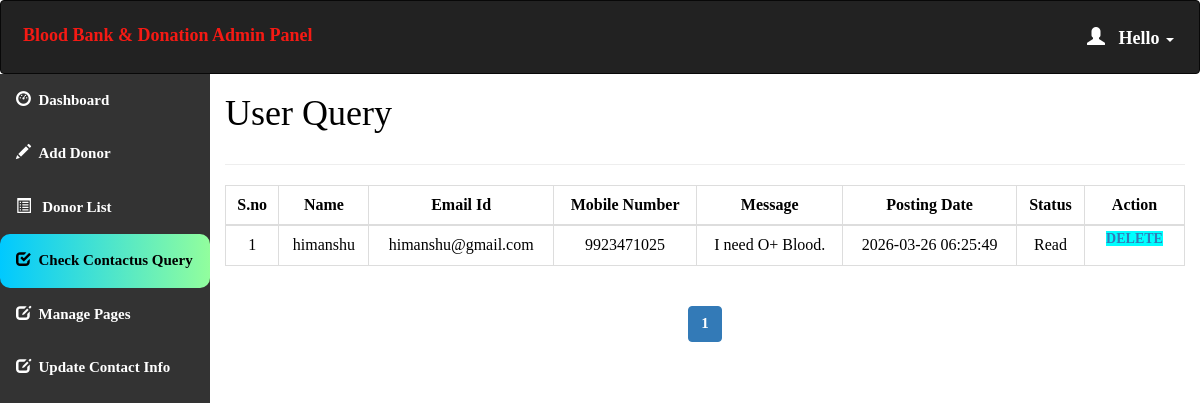
/admin/query.php (signed in), run on the app's committed database.
### tables this page shows
create table contact_query(
query_id int auto_increment Not Null,
query_name varchar(100) NOT NULL,
query_mail varchar(120) NOT NULL,
query_number char(11) NOT NULL,
query_message longtext NOT NULL,
query_date timestamp NOT NULL DEFAULT CURRENT_TIMESTAMP,
query_status int(11) DEFAULT NULL,
Primary key(query_id)
);

### admin/query.php (the view, shortened to what this page needs)
<html>
<head>
  <link rel="stylesheet" href="https://maxcdn.bootstrapcdn.com/bootstrap/3.4.1/css/bootstrap.min.css">
</head>
<?php
  if (isset($_SESSION['loggedin']) && $_SESSION['loggedin'] == true) {
  ?>
<body style="color:black">
<div id="header">
<?php include 'header.php';
?>
</div>
<div id="sidebar">
<?php $active="query"; include 'sidebar.php'; ?>
</div>
<div id="content" >
  <div class="content-wrapper">
    <div class="container-fluid">
      <div class="row">
        <div class="col-md-12 lg-12 sm-12">
          <h1 class="page-title">User Query</h1>
        </div>
      </div>
      <hr>
      <?php
        include 'conn.php';
          $limit = 10;
          if(isset($_GET['page'])){
            $page = $_GET['page'];
          }else{
            $page = 1;
          }
          $offset = ($page - 1) * $limit;
          $count=$offset+1;
        $sql= "select * from contact_query LIMIT {$offset},{$limit}";
        $result=mysqli_query($conn,$sql);
        if(mysqli_num_rows($result)>0)   {
       ?>
       <div class="table-responsive">
      <table class="table table-bordered" style="text-align:center">
          <thead style="text-align:center">
          <th style="text-align:center">S.no</th>
          <th style="text-align:center">Name</th>
          <th style="text-align:center">Email Id</th>
          <th style="text-align:center">Mobile Number</th>
          <th style="text-align:center">Message</th>
          <th style="text-align:center">Posting Date</th>
          <th style="text-align:center">Status</th>
          <th style="text-align:center">Action</th>
          </thead>
          <tbody>
            <?php
            while($row = mysqli_fetch_assoc($result)) { ?>
          <tr>
                  <td><?php echo $count++; ?></td>
                  <td><?php echo $row['query_name']; ?></td>
                  <td><?php echo $row['query_mail']; ?></td>
                  <td><?php echo $row['query_number']; ?></td>
                  <td><?php echo $row['query_message']; ?></td>
                  <td><?php echo $row['query_date']; ?></td>
                  <?php if($row['query_status']==1)
{
?><td>Read<br></td>
<?php } else {?>
<td><a href="query.php?id=<?php echo $row['query_id'];?>" onclick="clickme()"><b id="demo">Pending</b></a><br>
</td>
<?php } ?>
                    <td id="he" style="width:100px">
                    <a style="background-color:aqua" href='delete_query.php?id=<?php echo $row['query_id']; ?>'> Delete </a>
                </td>
              </tr>
            <?php } ?>
          </tbody>
      </table>
    </div>
    <?php } ?>
    <div class="table-responsive"style="text-align:center;align:center">
        <?php
        $sql1 = "SELECT * FROM contact_query";
        $result1 = mysqli_query($conn, $sql1) or die("Query Failed.");
        if(mysqli_num_rows($result1) > 0){
          $total_records = mysqli_num_rows($result1);
          $total_page = ceil($total_records / $limit);
          echo '<ul class="pagination admin-pagination">';
          for($i = 1; $i <= $total_page; $i++){
            if($i == $page){
              $active = "active";
            }else{
              $active = "";
            }
            echo '<li class="'.$active.'"><a href="query.php?page='.$i.'">'.$i.'</a></li>';
          }
          echo '</ul>';
        }
        ?>
        </div>
      </div>
    </div>
   <?php }
    ?>
</body>
</html>

### admin/query.php (style rules this page uses)
#sidebar { position:relative;margin-top:-20px }
#content { position:relative;margin-left:210px }
#he { font-size: 14px; font-weight: 600; text-transform: uppercase; padding: 3px 7px; color: #fff; text-decoration: none; border-radius: 3px; align:center }

### admin/sidebar.php (style rules this page uses)
body { margin: 0; font-family: 'Averia Gruesa Libre';font-size: 15px; color:#F8F9F9; }

### data on the page
contact_query: query_name "himanshu", query_mail "himanshu@gmail.com", query_number "9923471025", query_message "I need O+ Blood.", query_date "2026-03-26 06:25:49", query_status "Read"
